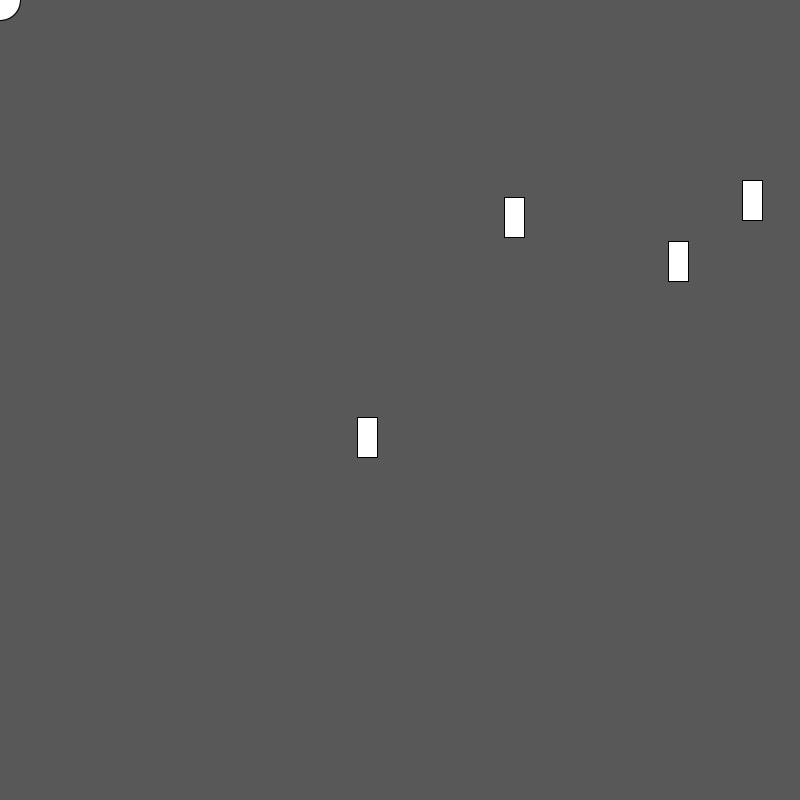
Frame 1 (no input)
Frame 60 (the mouse pressed at the canvas centre just before this capture): identical to frame 1, image omitted
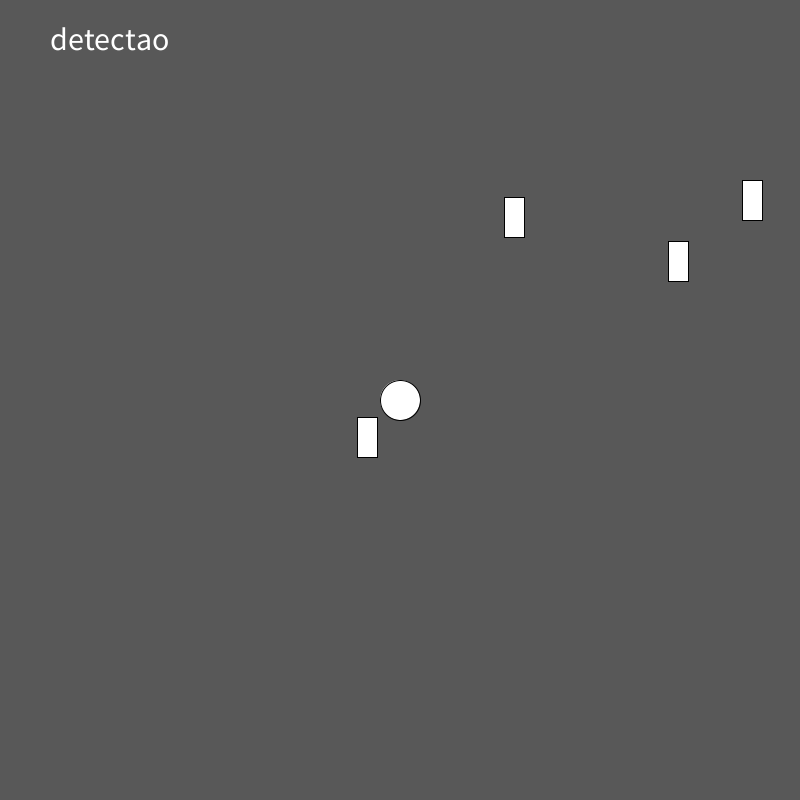
Frame 120 (the mouse held since frame 60 and released just before this capture)

The Processing sketch that drew these frames (run headless with seeded random() and noise(); from frame 60 on, the mouse is pressed at the canvas centre):

// Processing sketch: turret_enemy
// ── turret_enemy.pde
Torreta [] torretas;
PJ pj;
int numTorretas=4;

void setup() {
  size(800, 800);
   torretas = new Torreta[numTorretas];
  for (int i = 0; i < numTorretas; i++) {
    torretas[i] = new Torreta();
  }
  pj= new PJ();
}

void draw() {
  background(#585858);
  pj.dibujar();
 for (int i = 0; i < numTorretas; i++) {
    torretas[i].dibujar();
    torretas[i].detectar(pj);
  }
}
 

// ── Bala.pde
class Bala {
  private float x, y;
  private float dirX, dirY;
  private float velocidad = 8;
  private PJ pj; 

  Bala(float xInicial, float yInicial, PJ pj) {
    x = xInicial;
    y = yInicial;
    this.pj = pj;
    calcularDireccion();
  }

  void calcularDireccion() {
    float vectorX = pj.getX() - x;
    float vectorY = pj.getY() - y;
    float magnitud = sqrt(vectorX * vectorX + vectorY * vectorY);
    dirX = vectorX / magnitud;
    dirY = vectorY / magnitud;
  }

  void actualizar() {
    x += dirX * velocidad;
    y += dirY * velocidad;
  }

  void dibujar() {
    ellipse(x, y, 10, 10);
  }

  boolean estaFuera() {
    return (x < 0 || x > width || y < 0 || y > height);
  }
}

// ── PJ.pde
class PJ {
  PJ() {}
  void dibujar() {
    ellipse(mouseX, mouseY, 40, 40);
  }
  float getX(){
   return mouseX; 
  }
  float getY(){
   return mouseY; 
  }
  
}

// ── Torreta.pde
class Torreta {
  private float x, y;
  Torreta() {
    x = random(0, width - 20); 
    y = random(0, height - 40);
  }

  void dibujar() {
    rect(x, y, 20, 40);
  }
  void detectar(PJ pj) {
    float centroX=x+10;
    float centroY=y+20;
    
    float distancia = dist(centroX, centroY, pj.getX(), pj.getY());
    
    if (distancia<=50){
      fill(255);
      textSize(32);
      text("detectao",50,50);
    }
  }
}
